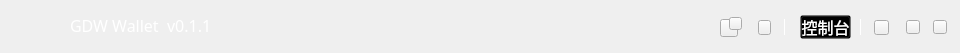
<?xml version="1.0" encoding="UTF-8"?>
<ui version="4.0">
 <class>TitleBar</class>
 <widget class="QWidget" name="TitleBar">
  <property name="geometry">
   <rect>
    <x>0</x>
    <y>0</y>
    <width>960</width>
    <height>53</height>
   </rect>
  </property>
  <property name="font">
   <font>
    <family>微软雅黑</family>
    <pointsize>12</pointsize>
   </font>
  </property>
  <property name="windowTitle">
   <string>Form</string>
  </property>
  <property name="styleSheet">
   <string notr="true"/>
  </property>
  <widget class="QToolButton" name="minBtn">
   <property name="geometry">
    <rect>
     <x>906</x>
     <y>20</y>
     <width>14</width>
     <height>14</height>
    </rect>
   </property>
   <property name="cursor">
    <cursorShape>PointingHandCursor</cursorShape>
   </property>
   <property name="focusPolicy">
    <enum>Qt::NoFocus</enum>
   </property>
   <property name="text">
    <string/>
   </property>
  </widget>
  <widget class="QToolButton" name="closeBtn">
   <property name="geometry">
    <rect>
     <x>933</x>
     <y>20</y>
     <width>14</width>
     <height>14</height>
    </rect>
   </property>
   <property name="cursor">
    <cursorShape>PointingHandCursor</cursorShape>
   </property>
   <property name="focusPolicy">
    <enum>Qt::NoFocus</enum>
   </property>
   <property name="text">
    <string/>
   </property>
  </widget>
  <widget class="QLabel" name="divLineLabel">
   <property name="geometry">
    <rect>
     <x>860</x>
     <y>19</y>
     <width>1</width>
     <height>16</height>
    </rect>
   </property>
   <property name="styleSheet">
    <string notr="true">background-color: rgb(255, 255, 255);</string>
   </property>
   <property name="text">
    <string/>
   </property>
  </widget>
  <widget class="QToolButton" name="menuBtn">
   <property name="geometry">
    <rect>
     <x>874</x>
     <y>20</y>
     <width>15</width>
     <height>15</height>
    </rect>
   </property>
   <property name="cursor">
    <cursorShape>PointingHandCursor</cursorShape>
   </property>
   <property name="focusPolicy">
    <enum>Qt::NoFocus</enum>
   </property>
   <property name="text">
    <string/>
   </property>
  </widget>
  <widget class="QToolButton" name="newsBtn">
   <property name="geometry">
    <rect>
     <x>720</x>
     <y>19</y>
     <width>18</width>
     <height>18</height>
    </rect>
   </property>
   <property name="cursor">
    <cursorShape>PointingHandCursor</cursorShape>
   </property>
   <property name="focusPolicy">
    <enum>Qt::NoFocus</enum>
   </property>
   <property name="text">
    <string/>
   </property>
  </widget>
  <widget class="QToolButton" name="newsBtn2">
   <property name="geometry">
    <rect>
     <x>729</x>
     <y>17</y>
     <width>13</width>
     <height>13</height>
    </rect>
   </property>
   <property name="font">
    <font>
     <pointsize>8</pointsize>
     <weight>75</weight>
     <bold>true</bold>
    </font>
   </property>
   <property name="cursor">
    <cursorShape>PointingHandCursor</cursorShape>
   </property>
   <property name="focusPolicy">
    <enum>Qt::NoFocus</enum>
   </property>
   <property name="text">
    <string/>
   </property>
  </widget>
  <widget class="QToolButton" name="consoleBtn">
   <property name="geometry">
    <rect>
     <x>800</x>
     <y>15</y>
     <width>51</width>
     <height>24</height>
    </rect>
   </property>
   <property name="font">
    <font>
     <family>微软雅黑</family>
    </font>
   </property>
   <property name="cursor">
    <cursorShape>PointingHandCursor</cursorShape>
   </property>
   <property name="focusPolicy">
    <enum>Qt::NoFocus</enum>
   </property>
   <property name="styleSheet">
    <string notr="true">color: rgb(255, 255, 255);
background:transparent;</string>
   </property>
   <property name="text">
    <string>控制台</string>
   </property>
  </widget>
  <widget class="QToolButton" name="lockBtn">
   <property name="geometry">
    <rect>
     <x>758</x>
     <y>20</y>
     <width>13</width>
     <height>15</height>
    </rect>
   </property>
   <property name="cursor">
    <cursorShape>PointingHandCursor</cursorShape>
   </property>
   <property name="focusPolicy">
    <enum>Qt::NoFocus</enum>
   </property>
   <property name="text">
    <string/>
   </property>
  </widget>
  <widget class="QLabel" name="divLineLabel_2">
   <property name="geometry">
    <rect>
     <x>784</x>
     <y>19</y>
     <width>1</width>
     <height>16</height>
    </rect>
   </property>
   <property name="styleSheet">
    <string notr="true">background-color: rgb(255, 255, 255);</string>
   </property>
   <property name="text">
    <string/>
   </property>
  </widget>
  <widget class="QLabel" name="versionLabel">
   <property name="geometry">
    <rect>
     <x>70</x>
     <y>10</y>
     <width>221</width>
     <height>30</height>
    </rect>
   </property>
   <property name="styleSheet">
    <string notr="true">color: rgb(255, 255, 255);
font: 12pt &quot;微软雅黑&quot;;</string>
   </property>
   <property name="text">
    <string>GDW Wallet  v0.1.1</string>
   </property>
  </widget>
 </widget>
 <resources/>
 <connections/>
</ui>
